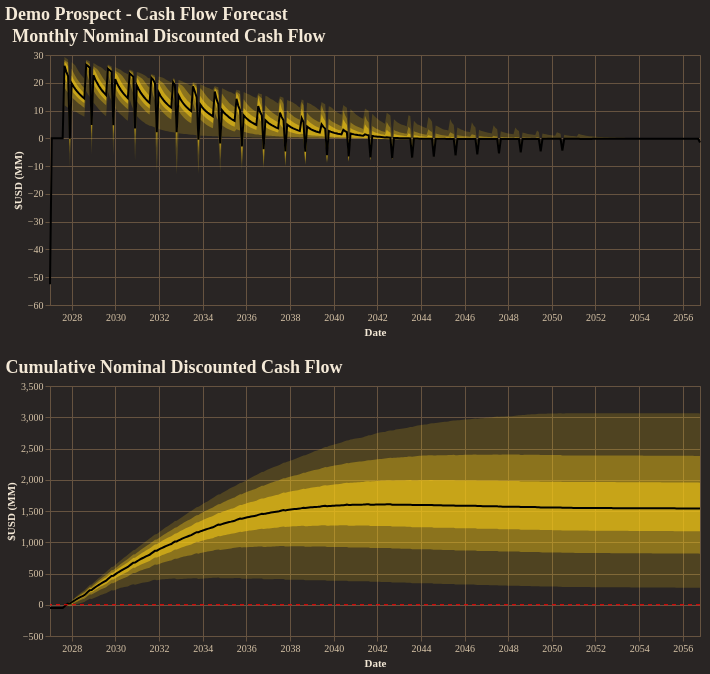

Notebook source saved alongside this figure:
### Code cell
fig = reporter.plotter.combined_cash_flow_plot(
    figsize=(650, 250),
    backend=PLOTTING_BACKEND
)
fig.show()

### Figure 1 — Vega-Lite specification as saved in the notebook (floating-point values rounded to 4 significant figures; data arrays with more than 128 entries replaced by an {"elided": "..."} marker saying what was removed)
{"config": {"background": "#292524", "view": {"fill": "#292524", "stroke": "#665340"}, "title": {"color": "#f4e9d7", "font": "Merriweather", "fontSize": 18, "fontWeight": 600, "subtitleColor": "#d5c2a6", "anchor": "start"}, "axis": {"domainColor": "#665340", "gridColor": "#665340", "tickColor": "#665340", "labelColor": "#d5c2a6", "titleColor": "#f4e9d7", "labelFont": "Merriweather", "titleFont": "Merriweather"}, "legend": {"titleColor": "#f4e9d7", "labelColor": "#d5c2a6", "labelFont": "Merriweather", "titleFont": "Merriweather", "orient": "top-right", "symbolType": "circle"}, "header": {"labelColor": "#d5c2a6", "titleColor": "#f4e9d7", "labelFont": "Merriweather", "titleFont": "Merriweather"}, "mark": {"color": "#c78d3b"}, "line": {"color": "#c78d3b"}, "bar": {"color": "#c78d3b"}, "point": {"color": "#ddb06d"}, "area": {"color": "#c78d3b", "opacity": 0.35}, "text": {"color": "#f4e9d7", "font": "Merriweather"}, "range": {"category": ["#5DA5DA", "#F28E2B", "#59C36A", "#E15759", "#B07AA1", "#4ECDC4", "#FF9DA7", "#EDC948"]}}, "vconcat": [{"layer": [{"mark": {"type": "area", "color": "rgba(250, 204, 21, 1.0)", "opacity": 0.18}, "encoding": {"tooltip": [{"field": "date", "title": "Date", "type": "temporal"}, {"field": "p01", "format": ",.2f", "title": "P01", "type": "quantitative"}, {"field": "p10", "format": ",.2f", "title": "P10", "type": "quantitative"}, {"field": "p25", "format": ",.2f", "title": "P25", "type": "quantitative"}, {"field": "p50", "format": ",.2f", "title": "P50", "type": "quantitative"}, {"field": "p75", "format": ",.2f", "title": "P75", "type": "quantitative"}, {"field": "p90", "format": ",.2f", "title": "P90", "type": "quantitative"}, {"field": "p99", "format": ",.2f", "title": "P99", "type": "quantitative"}], "x": {"field": "date", "title": "Date", "type": "temporal"}, "y": {"field": "p01", "title": "$USD (MM)", "type": "quantitative"}, "y2": {"field": "p99"}}}, {"mark": {"type": "area", "color": "rgba(250, 204, 21, 1.0)", "opacity": 0.35}, "encoding": {"tooltip": [{"field": "date", "title": "Date", "type": "temporal"}, {"field": "p01", "format": ",.2f", "title": "P01", "type": "quantitative"}, {"field": "p10", "format": ",.2f", "title": "P10", "type": "quantitative"}, {"field": "p25", "format": ",.2f", "title": "P25", "type": "quantitative"}, {"field": "p50", "format": ",.2f", "title": "P50", "type": "quantitative"}, {"field": "p75", "format": ",.2f", "title": "P75", "type": "quantitative"}, {"field": "p90", "format": ",.2f", "title": "P90", "type": "quantitative"}, {"field": "p99", "format": ",.2f", "title": "P99", "type": "quantitative"}], "x": {"field": "date", "title": "Date", "type": "temporal"}, "y": {"field": "p10", "title": "$USD (MM)", "type": "quantitative"}, "y2": {"field": "p90"}}}, {"mark": {"type": "area", "color": "rgba(250, 204, 21, 1.0)", "opacity": 0.55}, "encoding": {"tooltip": [{"field": "date", "title": "Date", "type": "temporal"}, {"field": "p01", "format": ",.2f", "title": "P01", "type": "quantitative"}, {"field": "p10", "format": ",.2f", "title": "P10", "type": "quantitative"}, {"field": "p25", "format": ",.2f", "title": "P25", "type": "quantitative"}, {"field": "p50", "format": ",.2f", "title": "P50", "type": "quantitative"}, {"field": "p75", "format": ",.2f", "title": "P75", "type": "quantitative"}, {"field": "p90", "format": ",.2f", "title": "P90", "type": "quantitative"}, {"field": "p99", "format": ",.2f", "title": "P99", "type": "quantitative"}], "x": {"field": "date", "title": "Date", "type": "temporal"}, "y": {"field": "p25", "title": "$USD (MM)", "type": "quantitative"}, "y2": {"field": "p75"}}}, {"mark": {"type": "line", "color": "black", "strokeWidth": 2}, "encoding": {"tooltip": [{"field": "date", "title": "Date", "type": "temporal"}, {"field": "p01", "format": ",.2f", "title": "P01", "type": "quantitative"}, {"field": "p10", "format": ",.2f", "title": "P10", "type": "quantitative"}, {"field": "p25", "format": ",.2f", "title": "P25", "type": "quantitative"}, {"field": "p50", "format": ",.2f", "title": "P50", "type": "quantitative"}, {"field": "p75", "format": ",.2f", "title": "P75", "type": "quantitative"}, {"field": "p90", "format": ",.2f", "title": "P90", "type": "quantitative"}, {"field": "p99", "format": ",.2f", "title": "P99", "type": "quantitative"}], "x": {"field": "date", "title": "Date", "type": "temporal"}, "y": {"field": "p50", "title": "$USD (MM)", "type": "quantitative"}}}], "data": {"name": "data-704733bc24b0aa2f73bcb88b18e992ee"}, "height": 250, "title": "Monthly Nominal Discounted Cash Flow", "width": 650}, {"layer": [{"layer": [{"mark": {"type": "area", "color": "rgba(250, 204, 21, 1.0)", "opacity": 0.18}, "encoding": {"tooltip": [{"field": "date", "title": "Date", "type": "temporal"}, {"field": "p01", "format": ",.2f", "title": "P01", "type": "quantitative"}, {"field": "p10", "format": ",.2f", "title": "P10", "type": "quantitative"}, {"field": "p25", "format": ",.2f", "title": "P25", "type": "quantitative"}, {"field": "p50", "format": ",.2f", "title": "P50", "type": "quantitative"}, {"field": "p75", "format": ",.2f", "title": "P75", "type": "quantitative"}, {"field": "p90", "format": ",.2f", "title": "P90", "type": "quantitative"}, {"field": "p99", "format": ",.2f", "title": "P99", "type": "quantitative"}], "x": {"field": "date", "title": "Date", "type": "temporal"}, "y": {"field": "p01", "title": "$USD (MM)", "type": "quantitative"}, "y2": {"field": "p99"}}}, {"mark": {"type": "area", "color": "rgba(250, 204, 21, 1.0)", "opacity": 0.35}, "encoding": {"tooltip": [{"field": "date", "title": "Date", "type": "temporal"}, {"field": "p01", "format": ",.2f", "title": "P01", "type": "quantitative"}, {"field": "p10", "format": ",.2f", "title": "P10", "type": "quantitative"}, {"field": "p25", "format": ",.2f", "title": "P25", "type": "quantitative"}, {"field": "p50", "format": ",.2f", "title": "P50", "type": "quantitative"}, {"field": "p75", "format": ",.2f", "title": "P75", "type": "quantitative"}, {"field": "p90", "format": ",.2f", "title": "P90", "type": "quantitative"}, {"field": "p99", "format": ",.2f", "title": "P99", "type": "quantitative"}], "x": {"field": "date", "title": "Date", "type": "temporal"}, "y": {"field": "p10", "title": "$USD (MM)", "type": "quantitative"}, "y2": {"field": "p90"}}}, {"mark": {"type": "area", "color": "rgba(250, 204, 21, 1.0)", "opacity": 0.55}, "encoding": {"tooltip": [{"field": "date", "title": "Date", "type": "temporal"}, {"field": "p01", "format": ",.2f", "title": "P01", "type": "quantitative"}, {"field": "p10", "format": ",.2f", "title": "P10", "type": "quantitative"}, {"field": "p25", "format": ",.2f", "title": "P25", "type": "quantitative"}, {"field": "p50", "format": ",.2f", "title": "P50", "type": "quantitative"}, {"field": "p75", "format": ",.2f", "title": "P75", "type": "quantitative"}, {"field": "p90", "format": ",.2f", "title": "P90", "type": "quantitative"}, {"field": "p99", "format": ",.2f", "title": "P99", "type": "quantitative"}], "x": {"field": "date", "title": "Date", "type": "temporal"}, "y": {"field": "p25", "title": "$USD (MM)", "type": "quantitative"}, "y2": {"field": "p75"}}}, {"mark": {"type": "line", "color": "black", "strokeWidth": 2}, "encoding": {"tooltip": [{"field": "date", "title": "Date", "type": "temporal"}, {"field": "p01", "format": ",.2f", "title": "P01", "type": "quantitative"}, {"field": "p10", "format": ",.2f", "title": "P10", "type": "quantitative"}, {"field": "p25", "format": ",.2f", "title": "P25", "type": "quantitative"}, {"field": "p50", "format": ",.2f", "title": "P50", "type": "quantitative"}, {"field": "p75", "format": ",.2f", "title": "P75", "type": "quantitative"}, {"field": "p90", "format": ",.2f", "title": "P90", "type": "quantitative"}, {"field": "p99", "format": ",.2f", "title": "P99", "type": "quantitative"}], "x": {"field": "date", "title": "Date", "type": "temporal"}, "y": {"field": "p50", "title": "$USD (MM)", "type": "quantitative"}}}], "data": {"name": "data-c535611c453e22aef4f660dcee1c6e5f"}, "title": "Cumulative Nominal Discounted Cash Flow"}, {"data": {"name": "data-42990c68f268a11fa16682fcd3437a6f"}, "mark": {"type": "rule", "color": "red", "strokeDash": [4, 4]}, "encoding": {"y": {"field": "zero", "type": "quantitative"}}}], "height": 250, "width": 650}], "title": "Demo Prospect - Cash Flow Forecast", "$schema": "https://vega.github.io/schema/vega-lite/v5.20.1.json", "datasets": {"data-704733bc24b0aa2f73bcb88b18e992ee": {"elided": "360 records"}, "data-c535611c453e22aef4f660dcee1c6e5f": {"elided": "360 records"}, "data-42990c68f268a11fa16682fcd3437a6f": [{"zero": 0}]}}
